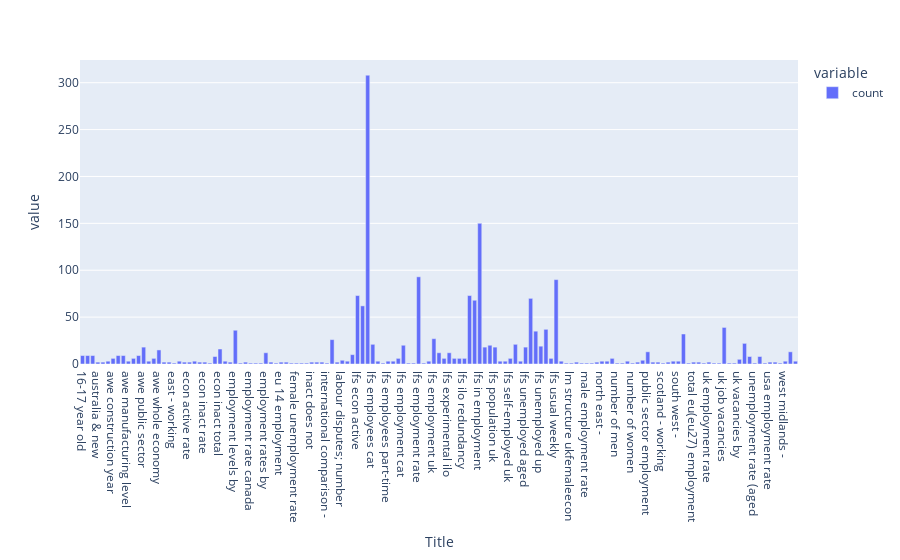

The notebook cell this image was saved under:
### Code cell
px.bar(stemmed_title.value_counts().sort_index())

### Figure 1 — Plotly figure (JSON) as saved in the notebook; plotly's stock layout.template omitted (floating-point values rounded to 4 significant figures; data arrays with more than 128 entries replaced by an {"elided": "..."} marker saying what was removed)
{"data": [{"alignmentgroup": "True", "hovertemplate": "variable=count<br>Title=%{x}<br>value=%{y}<extra></extra>", "legendgroup": "count", "marker": {"color": "#636efa", "pattern": {"shape": ""}}, "name": "count", "offsetgroup": "count", "orientation": "v", "showlegend": true, "textposition": "auto", "type": "bar", "x": {"elided": "141 str values"}, "xaxis": "x", "y": {"elided": "141 int values"}, "yaxis": "y"}], "layout": {"barmode": "relative", "legend": {"title": {"text": "variable"}, "tracegroupgap": 0}, "margin": {"t": 60}, "xaxis": {"anchor": "y", "domain": [0, 1], "title": {"text": "Title"}}, "yaxis": {"anchor": "x", "domain": [0, 1], "title": {"text": "value"}}}}
